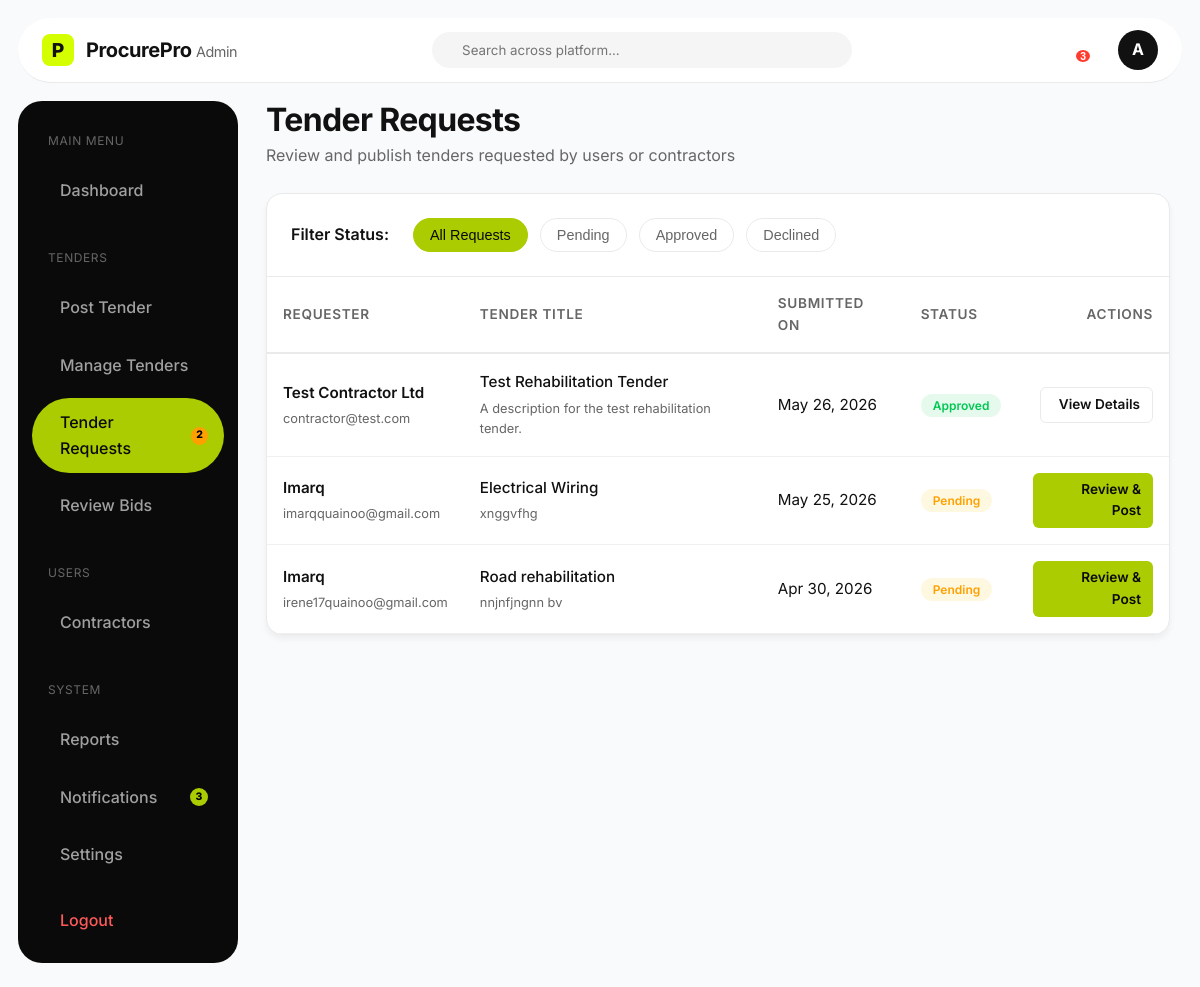
The page /admin-tender-requests/ (signed in) on the database its author committed.
### procurement/models.py (models this page shows, shortened)
class TenderRequest(models.Model):
    class Status(models.TextChoices):
        PENDING = 'PENDING', _('Pending')
        APPROVED = 'APPROVED', _('Approved')
        DECLINED = 'DECLINED', _('Declined')
    name = models.CharField(max_length=255)
    email = models.EmailField()
    tender_title = models.CharField(max_length=255)
    description = models.TextField()
    document = models.FileField(upload_to='tender_requests/', null=True, blank=True)
    created_at = models.DateTimeField(auto_now_add=True)
    is_processed = models.BooleanField(default=False)
    status = models.CharField(max_length=20, choices=Status.choices, default=Status.PENDING)

### procurement/views.py (the view)
# urls.py: path('admin-tender-requests/', views.admin_tender_requests_view, name='admin_tender_requests'),
@login_required
def admin_tender_requests_view(request):
    if not request.user.is_admin():
        return redirect('dashboard')
    requests_list = TenderRequest.objects.all().order_by('-created_at')
    context = {
        'requests': requests_list,
        'active_tab': 'tender_requests'
    }
    return render(request, 'procurement/admin_tender_requests.html', context)

### procurement/models.py (called while the page is built)
    def is_admin(self):
        return self.role == self.Role.ADMIN and (self.is_staff or self.is_superuser)

### templates/procurement/admin_tender_requests.html (shortened to what this page needs)
{% load static %}
<!DOCTYPE html>
<html lang="en">
<head>
    <link rel="stylesheet" href="{% static 'css/styles.css' %}">
</head>
<body class="dashboard-body admin-mode">
    <nav class="dash-top-nav admin-top-nav">
        <a href="{% url "home" %}" class="logo dash-logo">
            <div class="logo-icon">P</div>
            <span class="logo-text admin-logo-text">ProcurePro <span style="font-weight: 400; color: var(--text-muted); font-size: 0.9rem;">Admin</span></span>
        </a>
        <div class="dash-search admin-search">
            <input type="text" placeholder="Search across platform...">
        </div>
        <div class="dash-user-actions">
            {% include 'notif_fragment.html' %}
            <a href="{% url 'settings' %}" class="user-avatar" style="text-decoration: none; display: flex; align-items: center; justify-content: center; background-color: var(--dark-bg); color: white;">A</a>
        </div>
    </nav>
    <div class="dash-layout">
        <aside class="dash-sidebar admin-sidebar">
            <div class="dash-nav">
                <p style="color: var(--text-muted); font-size: 0.75rem; text-transform: uppercase; letter-spacing: 0.05em; margin: 12px 16px 8px;">Main Menu</p>
                <a href="{% url 'admin_dashboard' %}" class="dash-nav-item admin-nav-item">
                    <span>Dashboard</span>
                </a>
                <p style="color: var(--text-muted); font-size: 0.75rem; text-transform: uppercase; letter-spacing: 0.05em; margin: 24px 16px 8px;">Tenders</p>
                <a href="{% url 'admin_post_tender' %}" class="dash-nav-item admin-nav-item">
                    <span>Post Tender</span>
                </a>
                <a href="{% url 'admin_manage_tenders' %}" class="dash-nav-item admin-nav-item">
                    <span>Manage Tenders</span>
                </a>
                <a href="{% url 'admin_tender_requests' %}" class="dash-nav-item admin-nav-item active">
                    <span>Tender Requests</span>
                    {% if pending_requests_count > 0 %}
                    <span style="background: #FFA000; color: #000; border-radius: 50%; width: 18px; height: 18px; font-size: 0.65rem; display: flex; align-items: center; justify-content: center; margin-left: auto; font-weight: 800;">{{ pending_requests_count }}</span>
                    {% endif %}
                </a>
                <a href="{% url 'admin_review_bids' %}" class="dash-nav-item admin-nav-item">
                    <span>Review Bids</span>
                </a>
                <p style="color: var(--text-muted); font-size: 0.75rem; text-transform: uppercase; letter-spacing: 0.05em; margin: 24px 16px 8px;">Users</p>
                <a href="{% url 'admin_contractors' %}" class="dash-nav-item admin-nav-item">
                    <span>Contractors</span>
                </a>
                <p style="color: var(--text-muted); font-size: 0.75rem; text-transform: uppercase; letter-spacing: 0.05em; margin: 24px 16px 8px;">System</p>
                <a href="{% url 'admin_reports' %}" class="dash-nav-item admin-nav-item">
                    <span>Reports</span>
                </a>
                <a href="#" class="dash-nav-item admin-nav-item sidebar-notif-trigger">
                    <span>Notifications</span>
                    {% if unread_notifications_count > 0 %}
                    <span style="background: #AACC00; color: #000; border-radius: 50%; width: 18px; height: 18px; font-size: 0.65rem; display: flex; align-items: center; justify-content: center; margin-left: auto; font-weight: 800;">{{ unread_notifications_count }}</span>
                    {% endif %}
                </a>
                <a href="{% url 'settings' %}" class="dash-nav-item admin-nav-item">
                    <span>Settings</span>
                </a>
            </div>
            <div class="dash-nav mt-4">
                <a href="{% url 'logout' %}" class="dash-nav-item logout">
                    <span>Logout</span>
                </a>
            </div>
        </aside>
        <main class="dash-main">
            <div class="dash-header">
                <h1 style="color: var(--text-main);">Tender Requests</h1>
                <p>Review and publish tenders requested by users or contractors</p>
            </div>
            <div class="content-card" style="padding: 0; overflow: hidden;">
                <div style="padding: 24px; border-bottom: 1px solid #EAEAEA; display: flex; gap: 12px; align-items: center; flex-wrap: wrap;">
                    <span style="font-weight: 600; color: var(--text-main); margin-right: 12px;">Filter Status:</span>
                    <button class="tab-btn active" data-filter="all">All Requests</button>
                    <button class="tab-btn" data-filter="pending">Pending</button>
                    <button class="tab-btn" data-filter="approved">Approved</button>
                    <button class="tab-btn" data-filter="declined">Declined</button>
                </div>
                <div style="overflow-x: auto;">
                    <table class="admin-table">
                        <thead>
                            <tr>
                                <th>Requester</th>
                                <th>Tender Title</th>
                                <th>Submitted On</th>
                                <th>Status</th>
                                <th style="text-align: right;">Actions</th>
                            </tr>
                        </thead>
                        <tbody id="requests-tbody">
                            {% for req in requests %}
                            <tr class="request-row" data-status="{{ req.status|lower }}">
                                <td>
                                    <div style="font-weight: 600; color: var(--text-main);">{{ req.name }}</div>
                                    <div style="font-size: 0.8rem; color: var(--text-muted); margin-top: 4px;">{{ req.email }}</div>
                                </td>
                                <td>
                                    <div style="font-weight: 500; color: var(--text-main);">{{ req.tender_title }}</div>
                                    <div style="font-size: 0.8rem; color: var(--text-muted); margin-top: 4px;">{{ req.description|truncatechars:60 }}</div>
                                </td>
                                <td>{{ req.created_at|date:"M d, Y" }}</td>
                                <td>
                                    {% if req.status == 'PENDING' %}
                                    <span class="badge-outline" style="color: #FFA000; border-color: #FFE082; background-color: #FFF8E1;">Pending</span>
                                    {% elif req.status == 'APPROVED' %}
                                    <span class="badge-outline badge-outline-green">Approved</span>
                                    {% else %}
                                    <span class="badge-outline" style="color: #D32F2F; border-color: #FFCDD2; background-color: #FFEBEE;">Declined</span>
                                    {% endif %}
                                </td>
                                <td style="text-align: right;">
                                    {% if req.status == 'PENDING' %}
                                    <a href="{% url 'admin_review_request' req.id %}" class="action-btn-sm action-btn-primary">
                                         Review & Post
                                    </a>
                                    {% else %}
                                    <a href="{% url 'admin_review_request' req.id %}" class="action-btn-sm action-btn-outline">
                                         View Details
                                    </a>
                                    {% endif %}
                                </td>
                            </tr>
                            {% endfor %}
                        </tbody>
                    </table>
                </div>
            </div>
        </main>
    </div>
</body>
</html>

### static/css/styles.css (style rules this page uses)
:root { --primary-color: #D4FF00; --primary-color-hover: #c4ec00; --dark-bg: #111111; --dark-card-bg: #1A1A1A; --dark-card-border: #2A2A2A; --light-bg: #FFFFFF; --body-bg: #FAFAFA; --text-main: #111111; --text-muted: #666666; --text-light: #FFFFFF; --text-light-muted: #A0A0A0; --font-family: 'Inter', sans-serif; --shadow-sm: 0 4px 6px rgba(0, 0, 0, 0.05); --shadow-md: 0 10px 20px rgba(0, 0, 0, 0.08); --shadow-lg: 0 20px 40px rgba(0, 0, 0, 0.12); --shadow-neon: 0 0 20px rgba(212, 255, 0, 0.2); --radius-sm: 8px; --radius-md: 12px; --radius-lg: 16px; --radius-xl: 24px; --radius-pill: 100px; }
* { margin: 0; padding: 0; box-sizing: border-box; }
body { font-family: var(--font-family); background-color: var(--body-bg); color: var(--text-main); line-height: 1.6; overflow-x: hidden; }
a { text-decoration: none; color: inherit; transition: all 0.3s ease; }
h1, h2, h3, h4, h5, h6 { font-weight: 700; line-height: 1.2; letter-spacing: -0.02em; }
.logo { display: flex; align-items: center; gap: 12px; }
.logo-icon { width: 32px; height: 32px; background-color: var(--primary-color); color: var(--dark-bg); border-radius: 8px; display: flex; align-items: center; justify-content: center; font-weight: 800; font-size: 1.2rem; }
.logo-text { font-weight: 700; font-size: 1.25rem; letter-spacing: -0.02em; }
.dashboard-body { background-color: var(--body-bg); padding: 18px 18px 24px; min-height: 100vh; overflow: visible; display: flex; flex-direction: column; gap: 18px; }
.dash-top-nav { background-color: var(--dark-bg); border-radius: var(--radius-pill); padding: 12px 24px; display: flex; justify-content: space-between; align-items: center; color: var(--text-light); box-shadow: var(--shadow-md); position: relative; z-index: 1000; }
.dash-logo { display: flex; align-items: center; gap: 12px; }
.dash-search { background-color: #1A1A1A; border-radius: var(--radius-pill); padding: 10px 18px; display: flex; align-items: center; gap: 12px; width: 100%; max-width: 420px; }
.dash-search input { background: transparent; border: none; outline: none; color: var(--text-light); width: 100%; font-family: var(--font-family); }
.dash-user-actions { display: flex; align-items: center; gap: 20px; }
.user-avatar { width: 40px; height: 40px; border-radius: 50%; background-color: var(--primary-color); color: var(--dark-bg); display: flex; align-items: center; justify-content: center; font-weight: 700; }
.dash-layout { display: flex; gap: 16px; flex: 1; overflow: hidden; align-items: flex-start; }
.dash-sidebar { background-color: var(--dark-bg); border-radius: var(--radius-xl); width: 220px; min-width: 220px; padding: 18px 14px; display: flex; flex-direction: column; justify-content: space-between; color: var(--text-light); }
.dash-nav { display: flex; flex-direction: column; gap: 8px; }
.dash-nav-item { display: flex; align-items: center; gap: 12px; padding: 12px 16px; border-radius: var(--radius-pill); color: var(--text-light-muted); font-weight: 500; transition: all 0.3s ease; }
.dash-nav-item.active { background-color: var(--primary-color); color: var(--dark-bg); }
.dash-nav-item.logout { color: #FF5A5A; }
.dash-main { flex: 1; overflow-y: auto; padding: 0 12px 22px; min-width: 0; }
.dash-header { margin-bottom: 24px; }
.dash-header h1 { font-size: 2rem; margin-bottom: 4px; }
.dash-header p { color: var(--text-muted); }
.badge-outline { padding: 4px 12px; border-radius: var(--radius-pill); font-size: 0.75rem; font-weight: 600; }
.badge-outline-green { background-color: rgba(0, 200, 83, 0.1); color: #00C853; }
.mt-4 { margin-top: 16px; }
.content-card { background-color: var(--light-bg); border: 1px solid #EAEAEA; border-radius: var(--radius-lg); padding: 20px; box-shadow: var(--shadow-sm); margin-bottom: 20px; }

### rows shown on the page
TenderRequest: name "Test Contractor Ltd", email "contractor@test.com", tender_title "Test Rehabilitation Tender", description "A description for the test rehabilitation tender.", created_at "May 26, 2026", status "Approved"
TenderRequest: name "Imarq", email "imarqquainoo@gmail.com", tender_title "Electrical Wiring", description "xnggvfhg", created_at "May 25, 2026", status "Pending"
TenderRequest: name "Imarq", email "irene17quainoo@gmail.com", tender_title "Road rehabilitation", description "nnjnfjngnn bv", created_at "Apr 30, 2026", status "Pending"

### other values the page prints
{{ unread_notifications_count }} "3"
{{ pending_requests_count }} "2"
